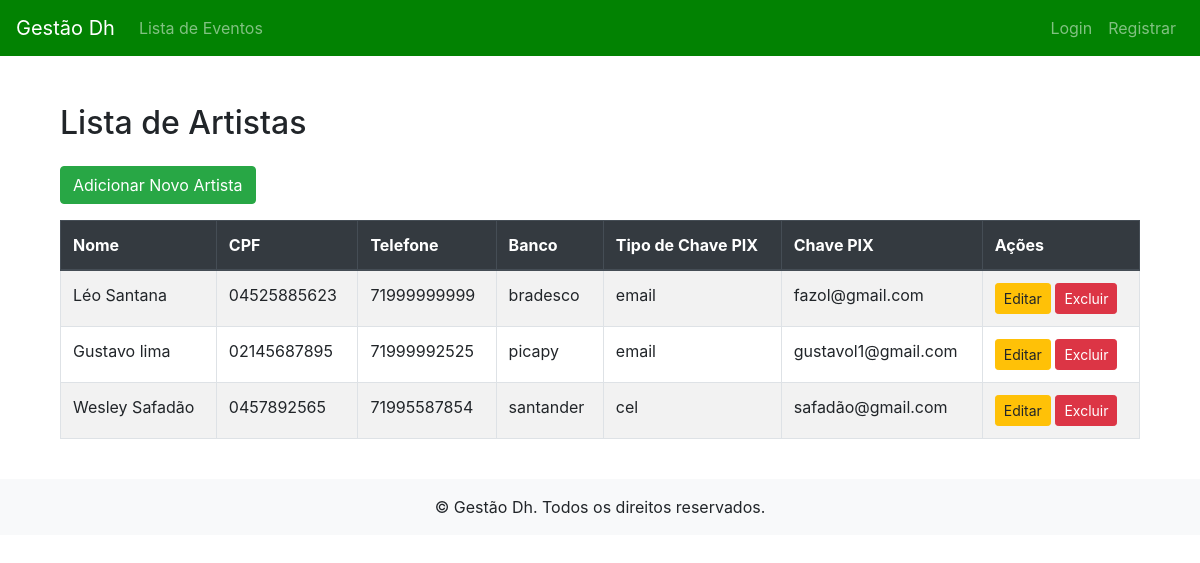
/artistas/artistas/list/, run on an earlier commit of the app's database.
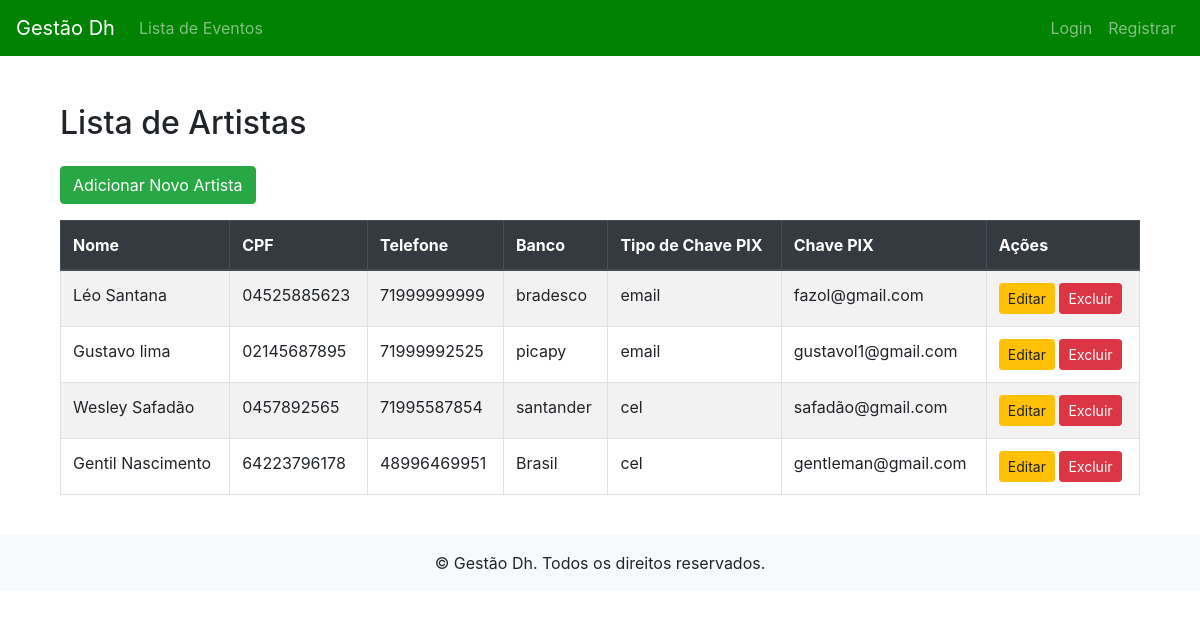
And on a later commit of the database.
### artistas/models.py (models this page shows, shortened)
class Artista(models.Model):
    nome = models.CharField(max_length=100)
    cpf = models.CharField(max_length=14, unique=True)
    telefone = models.CharField(max_length=15, null=True, blank=True)
    banco = models.CharField(max_length=100)
    tipo_chave_pix = models.CharField(max_length=10, choices=TIPO_CHAVE_CHOICES, default='cel')
    chave_pix = models.CharField(max_length=100)

### artistas/views.py (the view)
# urls.py: path('artistas/list/', views.ArtistaListView.as_view(), name='artista_list'),
class ArtistaListView(ListView):
    model = models.Artista
    template_name = 'artistas_list.html'
    context_object_name = 'artistas'

### artistas/templates/artistas_list.html
{% extends 'base.html' %}
{% block content %}
<div class="container mt-5">
    <div class="row mb-4">
        <div class="col-md-12">
            <h2 class="mb-4">Lista de Artistas</h2>
            <a href="{% url 'artista_create' %}" class="btn btn-success mb-3">Adicionar Novo Artista</a>
            <table class="table table-bordered table-striped">
                <thead class="thead-dark">
                    <tr>
                        <th>Nome</th>
                        <th>CPF</th>
                        <th>Telefone</th>
                        <th>Banco</th>
                        <th>Tipo de Chave PIX</th>
                        <th>Chave PIX</th>
                        <th>Ações</th>
                    </tr>
                </thead>
                <tbody>
                    {% for artista in artistas %}
                    <tr>
                        <td>{{ artista.nome }}</td>
                        <td>{{ artista.cpf }}</td>
                        <td>{{ artista.telefone }}</td>
                        <td>{{ artista.banco }}</td>
                        <td>{{ artista.tipo_chave_pix }}</td>
                        <td>{{ artista.chave_pix }}</td>
                        <td>
                            <a href="{% url 'artista_update' artista.id %}" class="btn btn-warning btn-sm">Editar</a>
                            <a href="{% url 'artista_delete' artista.id %}" class="btn btn-danger btn-sm">Excluir</a>
                        </td>
                    </tr>
                    {% empty %}
                    <tr>
                        <td colspan="7" class="text-center">Nenhum artista cadastrado.</td>
                    </tr>
                    {% endfor %}
                </tbody>
            </table>
        </div>
    </div>
</div>
{% endblock %}

What changed in the data, as far as the page shows it:
added Artista: nome "Gentil Nascimento", cpf "64223796178", telefone "48996469951", banco "Brasil", tipo_chave_pix "cel", chave_pix "gentleman@gmail.com"
